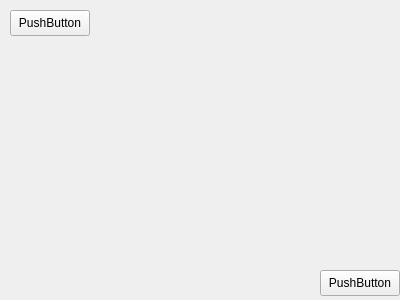
<?xml version="1.0" encoding="UTF-8"?>
<ui version="4.0">
 <class>TestWidget</class>
 <widget class="QWidget" name="TestWidget">
  <property name="geometry">
   <rect>
    <x>0</x>
    <y>0</y>
    <width>400</width>
    <height>300</height>
   </rect>
  </property>
  <property name="windowTitle">
   <string>Form</string>
  </property>
  <widget class="QPushButton" name="pushButton">
   <property name="geometry">
    <rect>
     <x>10</x>
     <y>10</y>
     <width>80</width>
     <height>26</height>
    </rect>
   </property>
   <property name="text">
    <string>PushButton</string>
   </property>
  </widget>
  <widget class="QPushButton" name="pushButton_2">
   <property name="geometry">
    <rect>
     <x>320</x>
     <y>270</y>
     <width>80</width>
     <height>26</height>
    </rect>
   </property>
   <property name="text">
    <string>PushButton</string>
   </property>
  </widget>
 </widget>
 <resources/>
 <connections/>
</ui>
